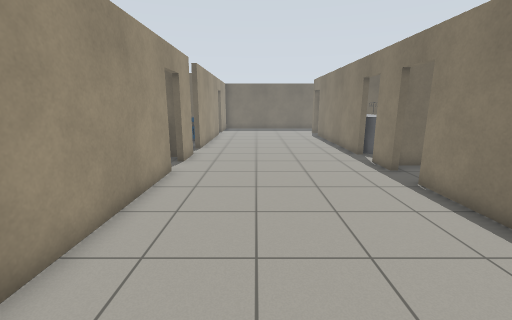
[1] (above)

24 first-person views from a walk through a robot-simulator world made for Gazebo. The camera is 1.3 m above the floor, tilts 12° down and sees 90° across. The floor is counted in squares, 0.5 m on a side. Each view is taken from the middle of a square. On the plan, view 1 faces up. The plan holds only what a view shows up to about 18 squares ahead; the rest is blank. The place goes on beyond the plan. Simple patterns stand in for the simulator's built-in surfaces.

[2]
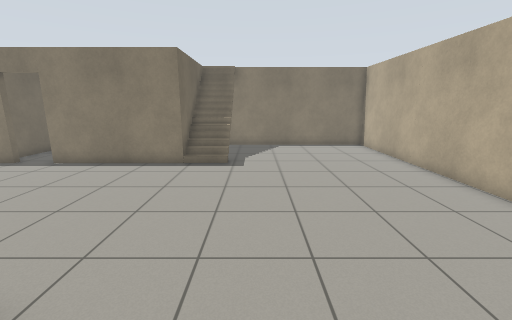

[3]
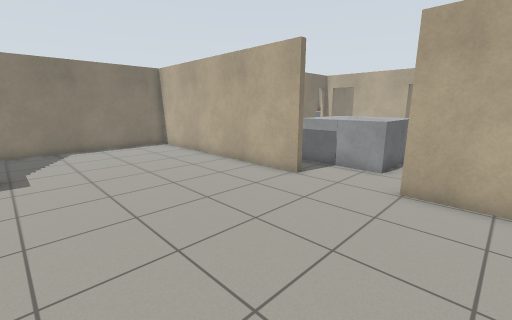

[4]
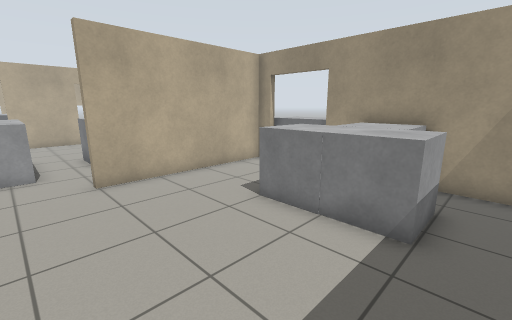

[5]
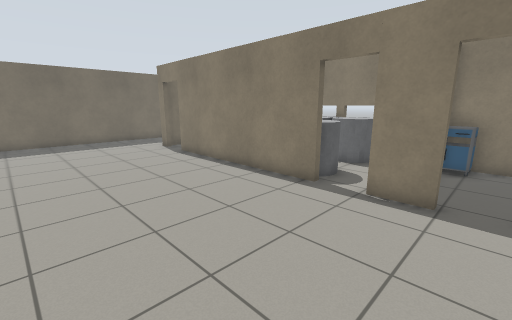

[6]
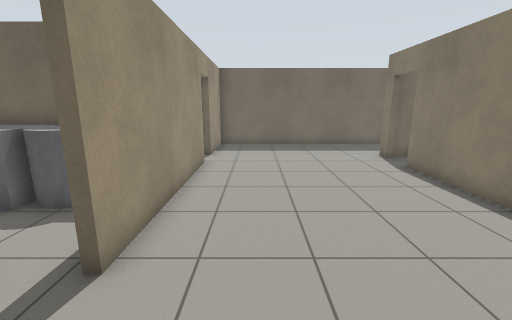

[7]
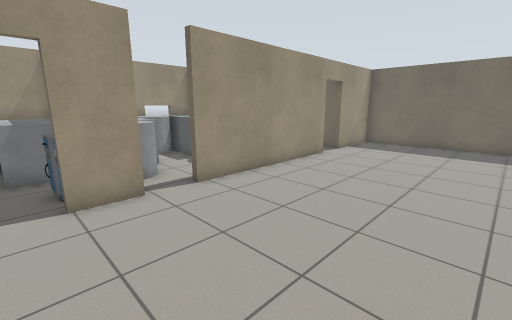

[8]
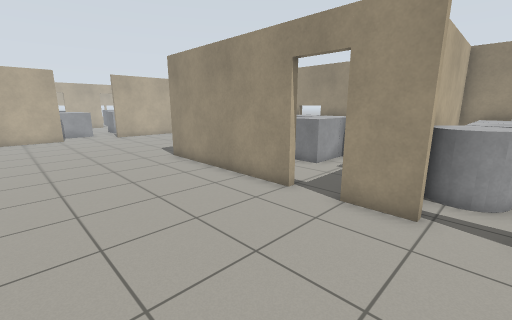

[9]
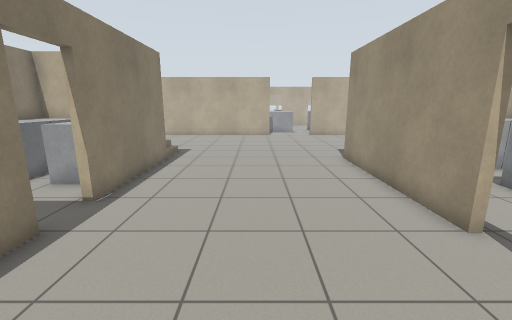

[10]
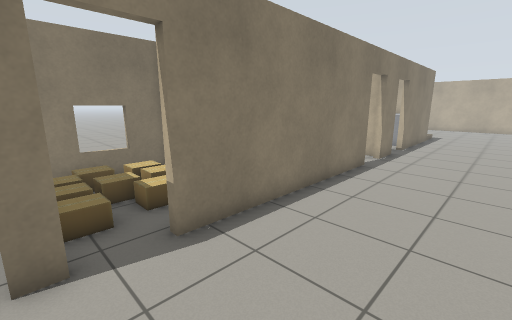

[11]
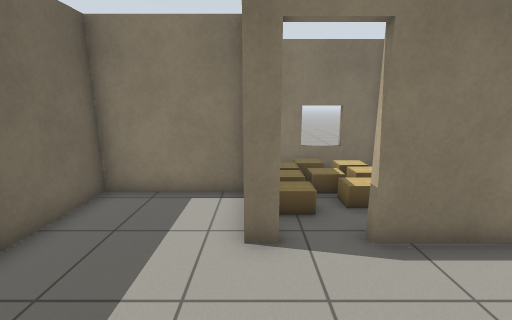

[12]
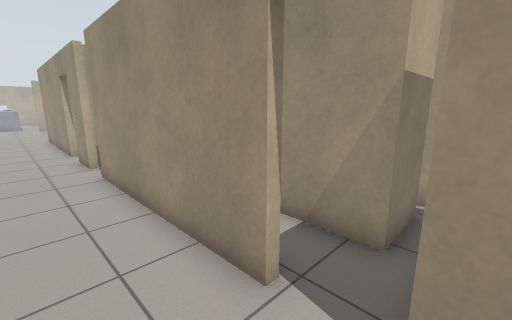

[13]
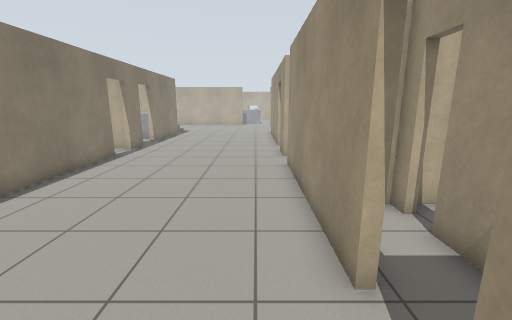

[14]
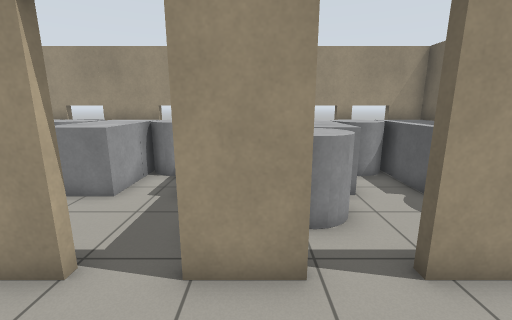

[15]
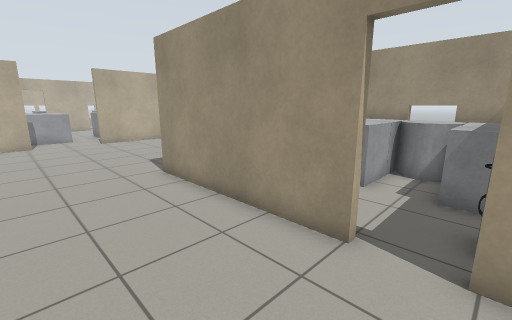

[16]
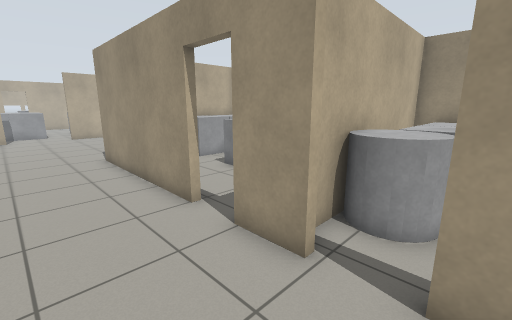

[17]
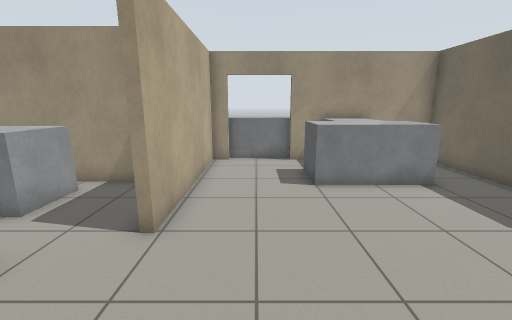

[18]
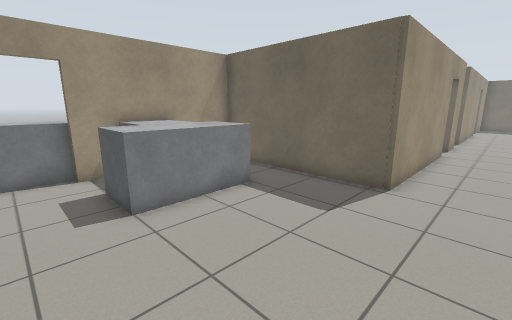

[19]
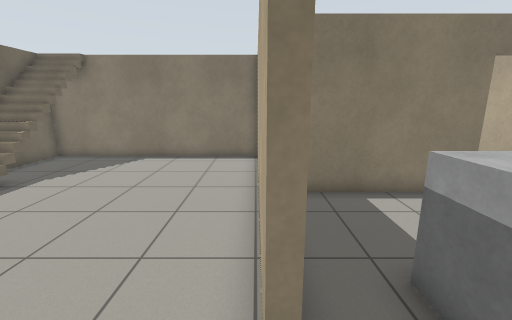

[20]
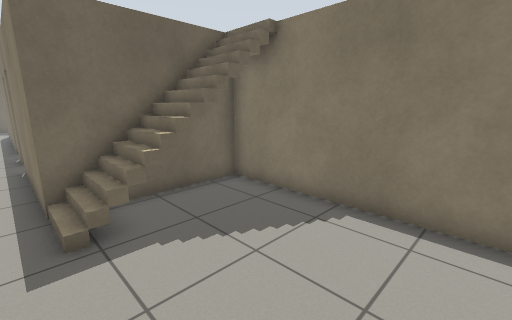

[21]
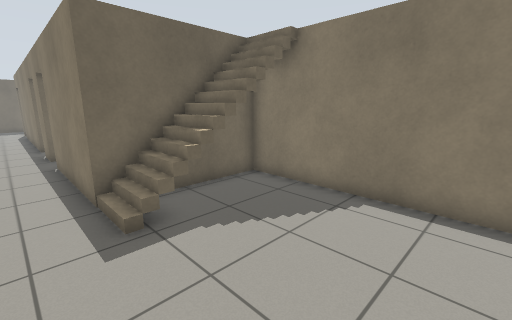

[22]
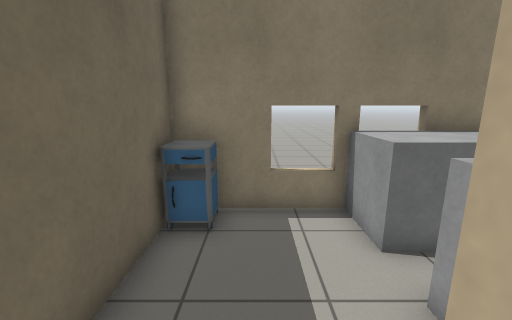

[23]
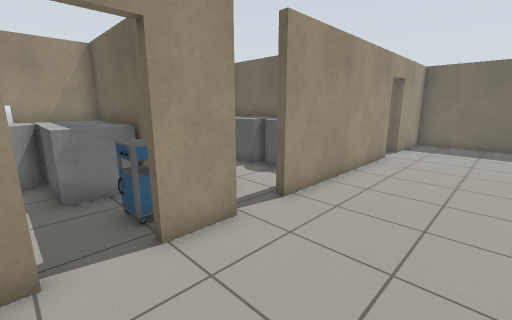

[24]
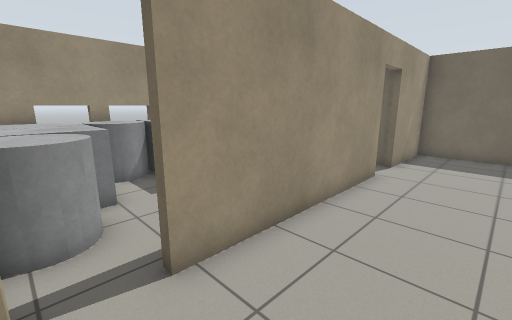

### Floor plan
Points are (right, up) in squares from view 1. A wall is a line through its corners. A room is listed if a view was taken in it or the views show most of it. See-through windows are left out.
Room 1 (views 1, 2, 3, 4, 5, 6, 7, 8, 9, 10, 11, 12, 13, 14, 15, 16, 17, 18, 20, 21, 22, 23, 24)
walls: (-3.4, 10.1) (-3.4, 2.3) (-11.3, 2.3) (-11.3, -0.6); (5.5, 10.1) (5.5, 11.8); (5.5, 13.6) (5.5, 14.6); (-3.4, 13.9) (-3.4, 11.9); (5.5, 19.4) (5.5, 22.8); (-0.2, -8.1) (11.2, -8.1) (11.2, 2.3) (5.5, 2.3) (5.5, 8.3); (-11.3, -3.4) (-11.3, -4.4); (-3.4, 23.9) (-3.4, 15.5); (5.5, 24.5) (5.5, 25.2); (-11.3, -7.2) (-11.3, -8.1) (-3.9, -8.1); (8.5, 25.2) (8.5, 29.6) (-3.4, 29.6) (-3.4, 25.7)
ways out: opening at (-2, -8) to room 2; open door at (6, 9.5) to room 3; opening at (-4, 15); open door at (-11, -6); open door at (-3.8, 11); open door at (-3.7, 24.7); open door at (6, 12.5); open door at (6, 23.5)
objects: grey box (-11, -3) to (-10, -1); grey box (-9, -4) to (-7, -3); grey box (-9, -2) to (-7, 0)
Room 2 (view 19)
walls: (-3.9, -8.1) (-3.9, -8.5); (-0.2, -8.5) (-0.2, -8.1); (-7.6, -10.1) (-7.6, -13.5); (5.5, -13.5) (5.5, -9.5)
ways out: opening at (-2, -8) to room 1
objects: grey box (-7, -13) to (-5, -12); grey box (-3, -13) to (-1, -12); grey box (-3, -12) to (-1, -10); grey box (0, -11) to (1, -10)
Room 3 (no view inside)
walls: (11.2, 6.5) (11.2, 11) (6.3, 11)
ways out: open door at (6, 9.5) to room 1
objects: grey box (6, 6) to (8, 7); grey box (9, 3) to (11, 4); grey box (9, 5) to (11, 7); side table (10, 10)

Where each view was taken, in squares from view 1:
view 1: 0 up, 0 right, facing up
view 2: 1 down, 6 left, facing right
view 3: 0 up, 6 left, facing down-right
view 4: 1 up, 2 left, facing down-left
view 5: 9 up, 2 left, facing up-right
view 6: 12 up, 1 left, facing up
view 7: 11 up, 4 right, facing up-left
view 8: 15 up, 3 right, facing down-left
view 9: 15 up, 1 right, facing down
view 10: 25 up, 1 right, facing down-right
view 11: 25 up, 1 right, facing right
view 12: 26 up, 1 left, facing down-left
view 13: 27 up, 2 left, facing down
view 14: 13 up, 0 right, facing left
view 15: 12 up, 1 right, facing down-left
view 16: 16 up, 0 right, facing down-left
view 17: 6 down, 1 right, facing left
view 18: 6 down, 1 left, facing up-left
view 19: 8 down, 2 left, facing right
view 20: 5 down, 5 right, facing up-right
view 21: 5 down, 4 right, facing up-right
view 22: 9 up, 5 right, facing right
view 23: 10 up, 1 right, facing up-left
view 24: 14 up, 0 right, facing up-left
